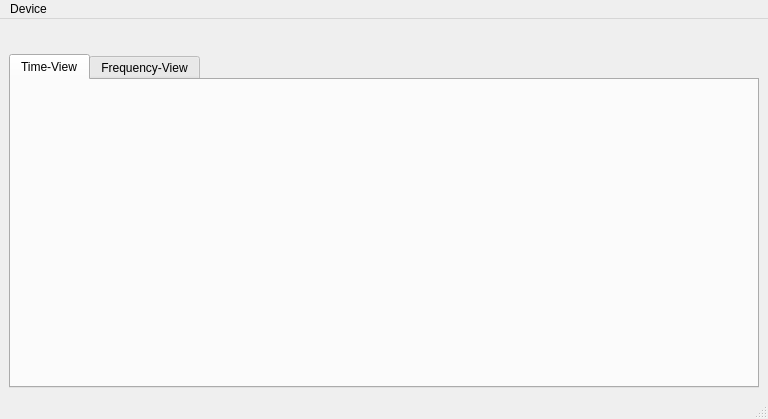
<?xml version="1.0" encoding="UTF-8"?>
<ui version="4.0">
 <class>VibrationLogGui</class>
 <widget class="QMainWindow" name="VibrationLogGui">
  <property name="geometry">
   <rect>
    <x>0</x>
    <y>0</y>
    <width>768</width>
    <height>419</height>
   </rect>
  </property>
  <property name="windowTitle">
   <string>NI-Measurement GUI</string>
  </property>
  <widget class="QWidget" name="centralwidget">
   <layout class="QGridLayout" name="gridLayout_2">
    <item row="0" column="1">
     <spacer name="horizontalSpacer">
      <property name="orientation">
       <enum>Qt::Horizontal</enum>
      </property>
      <property name="sizeType">
       <enum>QSizePolicy::Preferred</enum>
      </property>
      <property name="sizeHint" stdset="0">
       <size>
        <width>340</width>
        <height>20</height>
       </size>
      </property>
     </spacer>
    </item>
    <item row="2" column="0" colspan="2">
     <widget class="QTabWidget" name="tab_time">
      <property name="font">
       <font>
        <weight>50</weight>
        <bold>false</bold>
       </font>
      </property>
      <property name="currentIndex">
       <number>0</number>
      </property>
      <widget class="QWidget" name="tab_timedomain">
       <attribute name="title">
        <string>Time-View</string>
       </attribute>
       <layout class="QHBoxLayout" name="horizontalLayout">
        <item>
         <widget class="SignalViewer" name="time_display" native="true"/>
        </item>
       </layout>
      </widget>
      <widget class="QWidget" name="tab_frequencydomain">
       <attribute name="title">
        <string>Frequency-View</string>
       </attribute>
       <layout class="QHBoxLayout" name="horizontalLayout_2">
        <item>
         <widget class="SignalViewer" name="frequency_display" native="true"/>
        </item>
       </layout>
      </widget>
     </widget>
    </item>
    <item row="0" column="0">
     <widget class="ProjectLogWidget" name="log_control" native="true">
      <property name="minimumSize">
       <size>
        <width>500</width>
        <height>0</height>
       </size>
      </property>
      <property name="maximumSize">
       <size>
        <width>1000</width>
        <height>16777215</height>
       </size>
      </property>
     </widget>
    </item>
   </layout>
  </widget>
  <widget class="QMenuBar" name="menubar">
   <property name="geometry">
    <rect>
     <x>0</x>
     <y>0</y>
     <width>768</width>
     <height>21</height>
    </rect>
   </property>
   <widget class="QMenu" name="menuDevice">
    <property name="title">
     <string>Device</string>
    </property>
    <addaction name="actionConnect"/>
    <addaction name="actionDisconnect"/>
   </widget>
   <addaction name="menuDevice"/>
  </widget>
  <widget class="QStatusBar" name="statusbar"/>
  <action name="actionConnect">
   <property name="text">
    <string>Connect</string>
   </property>
  </action>
  <action name="actionDisconnect">
   <property name="text">
    <string>Disconnect</string>
   </property>
  </action>
 </widget>
 <customwidgets>
  <customwidget>
   <class>SignalViewer</class>
   <extends>QWidget</extends>
   <header>madernpytools/qtgui/signal_viewer</header>
   <container>1</container>
  </customwidget>
  <customwidget>
   <class>ProjectLogWidget</class>
   <extends>QWidget</extends>
   <header>madernpytools/qtgui/project_log_widget</header>
   <container>1</container>
  </customwidget>
 </customwidgets>
 <resources/>
 <connections/>
</ui>
